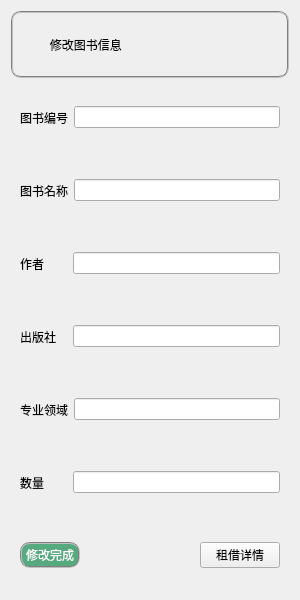
<?xml version="1.0" encoding="UTF-8"?>
<ui version="4.0">
 <class>Re_book</class>
 <widget class="QWidget" name="Re_book">
  <property name="geometry">
   <rect>
    <x>0</x>
    <y>0</y>
    <width>300</width>
    <height>600</height>
   </rect>
  </property>
  <property name="windowTitle">
   <string>Form</string>
  </property>
  <layout class="QGridLayout" name="gridLayout">
   <item row="6" column="0">
    <widget class="QWidget" name="widget_2" native="true">
     <layout class="QHBoxLayout" name="horizontalLayout_2">
      <item>
       <widget class="QLabel" name="label_8">
        <property name="text">
         <string>数量</string>
        </property>
       </widget>
      </item>
      <item>
       <spacer name="horizontalSpacer_5">
        <property name="orientation">
         <enum>Qt::Horizontal</enum>
        </property>
        <property name="sizeType">
         <enum>QSizePolicy::Preferred</enum>
        </property>
        <property name="sizeHint" stdset="0">
         <size>
          <width>23</width>
          <height>20</height>
         </size>
        </property>
       </spacer>
      </item>
      <item>
       <widget class="QLineEdit" name="lineEdit_6"/>
      </item>
     </layout>
    </widget>
   </item>
   <item row="4" column="0">
    <widget class="QWidget" name="widget_5" native="true">
     <layout class="QHBoxLayout" name="horizontalLayout_5">
      <item>
       <widget class="QLabel" name="label_5">
        <property name="text">
         <string>出版社</string>
        </property>
       </widget>
      </item>
      <item>
       <spacer name="horizontalSpacer_3">
        <property name="orientation">
         <enum>Qt::Horizontal</enum>
        </property>
        <property name="sizeType">
         <enum>QSizePolicy::Preferred</enum>
        </property>
        <property name="sizeHint" stdset="0">
         <size>
          <width>11</width>
          <height>20</height>
         </size>
        </property>
       </spacer>
      </item>
      <item>
       <widget class="QLineEdit" name="lineEdit_4"/>
      </item>
     </layout>
    </widget>
   </item>
   <item row="5" column="0">
    <widget class="QWidget" name="widget_4" native="true">
     <layout class="QHBoxLayout" name="horizontalLayout_4">
      <item>
       <widget class="QLabel" name="label_6">
        <property name="text">
         <string>专业领域</string>
        </property>
       </widget>
      </item>
      <item>
       <widget class="QLineEdit" name="lineEdit_5"/>
      </item>
     </layout>
    </widget>
   </item>
   <item row="0" column="0">
    <widget class="QLabel" name="label">
     <property name="styleSheet">
      <string notr="true">font:75 10pt&quot;黑体&quot;;
border:2px groove gray;border-radius:10px;padding:2px 4px;
</string>
     </property>
     <property name="text">
      <string>         修改图书信息</string>
     </property>
    </widget>
   </item>
   <item row="1" column="0">
    <widget class="QWidget" name="widget_9" native="true">
     <layout class="QHBoxLayout" name="horizontalLayout_9">
      <item>
       <widget class="QLabel" name="label_2">
        <property name="text">
         <string>图书编号</string>
        </property>
       </widget>
      </item>
      <item>
       <widget class="QLineEdit" name="lineEdit_1"/>
      </item>
     </layout>
    </widget>
   </item>
   <item row="2" column="0">
    <widget class="QWidget" name="widget_8" native="true">
     <layout class="QHBoxLayout" name="horizontalLayout_8">
      <item>
       <widget class="QLabel" name="label_3">
        <property name="text">
         <string>图书名称</string>
        </property>
       </widget>
      </item>
      <item>
       <widget class="QLineEdit" name="lineEdit_2"/>
      </item>
     </layout>
    </widget>
   </item>
   <item row="7" column="0">
    <widget class="QWidget" name="widget" native="true">
     <layout class="QHBoxLayout" name="horizontalLayout">
      <item>
       <widget class="QPushButton" name="btn_re">
        <property name="styleSheet">
         <string notr="true">font:75 10pt&quot;黑体&quot;;
color:white;
background-color:rgb(85,170,127);
border-radius:3px;
border:2px groove gray;border-radius:10px;padding:2px 4px;</string>
        </property>
        <property name="text">
         <string>修改完成</string>
        </property>
       </widget>
      </item>
      <item>
       <spacer name="horizontalSpacer">
        <property name="orientation">
         <enum>Qt::Horizontal</enum>
        </property>
        <property name="sizeHint" stdset="0">
         <size>
          <width>40</width>
          <height>20</height>
         </size>
        </property>
       </spacer>
      </item>
      <item>
       <widget class="QPushButton" name="btn_rent">
        <property name="text">
         <string>租借详情</string>
        </property>
       </widget>
      </item>
     </layout>
    </widget>
   </item>
   <item row="3" column="0">
    <widget class="QWidget" name="widget_6" native="true">
     <layout class="QHBoxLayout" name="horizontalLayout_6">
      <item>
       <widget class="QLabel" name="label_4">
        <property name="text">
         <string>作者</string>
        </property>
       </widget>
      </item>
      <item>
       <spacer name="horizontalSpacer_2">
        <property name="orientation">
         <enum>Qt::Horizontal</enum>
        </property>
        <property name="sizeType">
         <enum>QSizePolicy::Preferred</enum>
        </property>
        <property name="sizeHint" stdset="0">
         <size>
          <width>23</width>
          <height>20</height>
         </size>
        </property>
       </spacer>
      </item>
      <item>
       <widget class="QLineEdit" name="lineEdit_3"/>
      </item>
     </layout>
    </widget>
   </item>
  </layout>
 </widget>
 <resources/>
 <connections/>
</ui>
